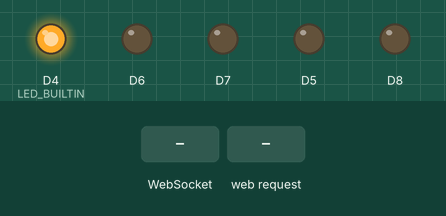
A program run on a simulated ESP8266 (Wemos D1 mini). On the bench: output pins drawn as LEDs (lit = HIGH, except the on-board LED, lit = LOW). The inputs (shaded band) are chosen by the test bench. WiFi joins after 1.5 s; servers stay silent unless stated; what the program prints to the serial monitor is not drawn.

Above: at 2.7 s.
2.8 s: WebSocket text "-" received
At 4.0 s:
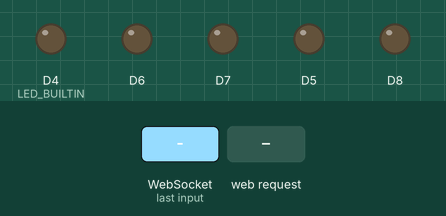
4.3 s: WebSocket text "U" received
At 5.2 s:
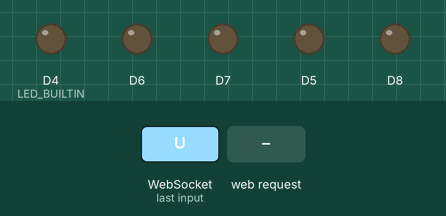
5.9 s: WebSocket text "D" received
At 6.4 s:
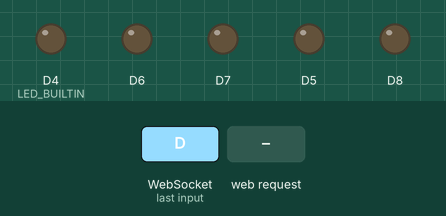
7.5 s: WebSocket text "R" received
At 8.8 s:
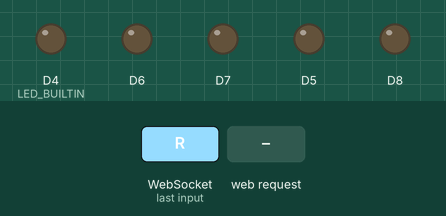
9.1 s: WebSocket text "L" received
At 10.1 s:
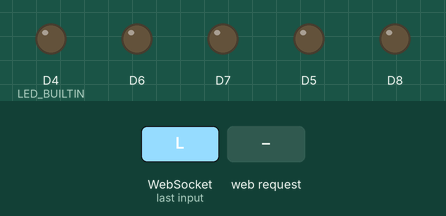
10.7 s: HTTP request GET / received
At 11.2 s:
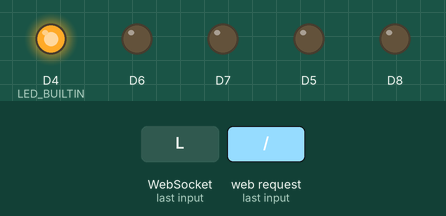
Timing chart, 0 to 13.2 s (numbered marks = the images above; inputs shaded):
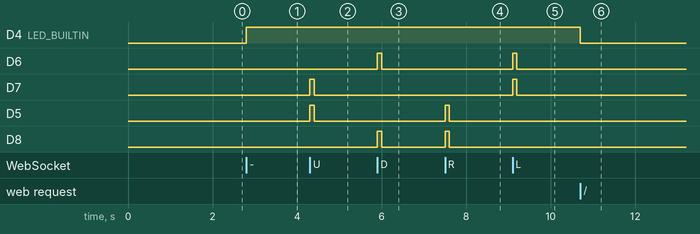

Measured:
- after the input at 2.8 s, D4 (LED_BUILTIN): LOW → HIGH at once
- after the input at 4.3 s, D7, D5: LOW → HIGH at once, → LOW 0.10 s later
- after the input at 5.9 s, D6, D8: LOW → HIGH at once, → LOW 0.10 s later
- after the input at 7.5 s, D5, D8: LOW → HIGH at once, → LOW 0.10 s later
- after the input at 9.1 s, D6, D7: LOW → HIGH at once, → LOW 0.10 s later
- after the input at 10.7 s, D4 (LED_BUILTIN): HIGH → LOW at once

The program:

main.cpp
```cpp
#include <Arduino.h>
#include <ESP8266WebServer.h>
#include <ESP8266mDNS.h>
#include <WebSocketsServer.h>
#include <wifiAuth.h>
#define USE_SERIAL Serial
#define MOVE_DELAY 100
// Create a webpage with a JS WS Client implementation
// This is stored at flash memory, ref: https://arduino.stackexchange.com/questions/77770/confuse-about-progmem-and-r
char webpage[] PROGMEM = R"=====(
<html>
<head>
  <title>SMARS Controller</title>
  <script>
    var connection = new WebSocket('ws://' + location.hostname + ':81/', ['arduino']);
    connection.onopen = function () {
      connection.send('Connect ' + new Date());
    };
    connection.onerror = function (error) {
      console.log('WebSocket Error ',
        error);
    };
    connection.onmessage = function (e) {
      console.log('Server: ', e.data);
    };

    function sendON(){
      connection.send("+")
    }
    function sendOFF() {
        connection.send("-")
    }
  </script>
  <style>
    body {
      background-color: #000000;
      color: #ffffff;
      font-family: Arial, Helvetica, sans-serif;
      font-size: 1.5em;
      text-align: center;
    }
    input[type="button"]{
      background-color: #ffffff;
      color: #000000;
      font-size: 1.5em;
      padding: 10px;
      margin: 10px;
      width: 100px;
      border-radius: 10px;
      border: 1px solid #000000;
    }
    input[type="button"]:focus {
        background-color: red;
    }
  </style>
</head>

<body>
<h2>SMARS Control:</h2>
<br/>
<br/>
<table>
  <tr>
    <td></td>
    <td><input type="button" value="&uarr;" onclick="connection.send('U')" /></td>
    <td></td>
    <td width="100px"></td>
    <td><input type="button" value="ON" onclick="sendON();" /></td>
  </tr>
  <tr>
    <td><input type="button" value="&larr;" onclick="connection.send('L')" /></td>
    <td></td>
    <td><input type="button" value="&rarr;" onclick="connection.send('R')" /></td>
    <td></td>
    <td></td>
  </tr>
  <tr>
    <td></td>
    <td><input type="button" value="&darr;" onclick="connection.send('D')" /></td>
    <td></td>
    <td></td>
    <td><input type="button" value="OFF" onclick="sendOFF();" /></td>
  </tr>
</table>


</body>
</html>
)=====";

ESP8266WebServer server(80);
WebSocketsServer webSocket(81);


void up()
{
  // Motor 1
  digitalWrite(D5, 1);
  digitalWrite(D6, 0);
  // Motor 2
  digitalWrite(D7, 1);
  digitalWrite(D8, 0);
}

void down()
{
  // Motor 1
  digitalWrite(D5, 0);
  digitalWrite(D6, 1);
  // Motor 2
  digitalWrite(D7, 0);
  digitalWrite(D8, 1);
}

void right()
{
  // Motor 1
  digitalWrite(D5, 1);
  digitalWrite(D6, 0);
  // Motor 2
  digitalWrite(D7, 0);
  digitalWrite(D8, 1);
}

void left()
{
  // Motor 1
  digitalWrite(D5, 0);
  digitalWrite(D6, 1);
  // Motor 2
  digitalWrite(D7, 1);
  digitalWrite(D8, 0);
}

void stop()
{
  // Motor 1
  digitalWrite(D5, 0);
  digitalWrite(D6, 0);
  // Motor 2
  digitalWrite(D7, 0);
  digitalWrite(D8, 0);
}


void webSocketEvent(uint8_t num, WStype_t type, uint8_t *payload, size_t length)
{

  switch (type)
  {
  case WStype_DISCONNECTED:
    USE_SERIAL.printf("[%u] Disconnected!\n", num);
    break;
  case WStype_CONNECTED:
  {
    IPAddress ip = webSocket.remoteIP(num);
    USE_SERIAL.printf("[%u] Connected from %d.%d.%d.%d url: %s\n", num, ip[0], ip[1], ip[2], ip[3], payload);

    // send message to client
    webSocket.sendTXT(num, "Connected");
  }
  break;
  case WStype_TEXT:
    USE_SERIAL.printf("[%u] get Text: %s\n", num, payload);

    if (payload[0] == '+')
    {
      // LED ON
      digitalWrite(LED_BUILTIN, 0);
    }
    if (payload[0] == '-')
    {
      digitalWrite(LED_BUILTIN, 1);
    }
    if (payload[0] == 'U')
    {
      up();
      delay(MOVE_DELAY);
      stop();
    }
    if (payload[0] == 'D')
    {
      down();
      delay(MOVE_DELAY);
      stop();
    }
    if (payload[0] == 'R')
    {
      right();
      delay(MOVE_DELAY);
      stop();
    }
    if (payload[0] == 'L')
    {
      left();
      delay(MOVE_DELAY);
      stop();
    }
    break;
  }

}

// Load the basic led control webpage
void handleRoot()
{
  digitalWrite(LED_BUILTIN, 1);
  server.send_P(200, "text/html", webpage);
  digitalWrite(LED_BUILTIN, 0);
  delay(500);
}

// This is an standard setup for not found handle
void handleNotFound()
{
  digitalWrite(LED_BUILTIN, 1);
  String message = "File Not Found\n\n";
  message += "URI: ";
  message += server.uri();
  message += "\nMethod: ";
  message += (server.method() == HTTP_GET) ? "GET" : "POST";
  message += "\nArguments: ";
  message += server.args();
  message += "\n";
  for (uint8_t i = 0; i < server.args(); i++)
  {
    message += " " + server.argName(i) + ": " + server.arg(i) + "\n";
  }
  server.send(404, "text/plain", message);
  delay(500);
  digitalWrite(LED_BUILTIN, 0);
}

void setup(void)
{
  pinMode(LED_BUILTIN, OUTPUT);
  pinMode(D5, OUTPUT);
  pinMode(D6, OUTPUT);
  pinMode(D7, OUTPUT);
  pinMode(D8, OUTPUT);
  digitalWrite(LED_BUILTIN, 0);

  USE_SERIAL.begin(115200);
  WiFi.mode(WIFI_STA);
  WiFi.begin(ssid, password);
  USE_SERIAL.println("");

  // Wait for connection
  while (WiFi.status() != WL_CONNECTED)
  {
    delay(500);
    USE_SERIAL.print(".");
  }
  USE_SERIAL.println("");
  USE_SERIAL.print("Connected to ");
  USE_SERIAL.println(ssid);
  USE_SERIAL.print("IP address: ");
  USE_SERIAL.println(WiFi.localIP());

  // Start webSocket server
  webSocket.begin();
  webSocket.onEvent(webSocketEvent);

  if (MDNS.begin("esp8266"))
  {
    USE_SERIAL.println("MDNS responder started");
  }

  // Define server handlers
  server.on("/", handleRoot);
  server.onNotFound(handleNotFound);
  // Start server
  server.begin();

  USE_SERIAL.println("HTTP server started");

  // Add service to MDNS
  MDNS.addService("http", "tcp", 80);
  MDNS.addService("ws", "tcp", 81);
}

void loop(void)
{
  webSocket.loop();
  server.handleClient();
}
```

wifiAuth.h
```cpp
const char *ssid = "YOUR_WIFI_NAME";
const char *password = "y0uR_w1f1_p@55w0rd";
```
